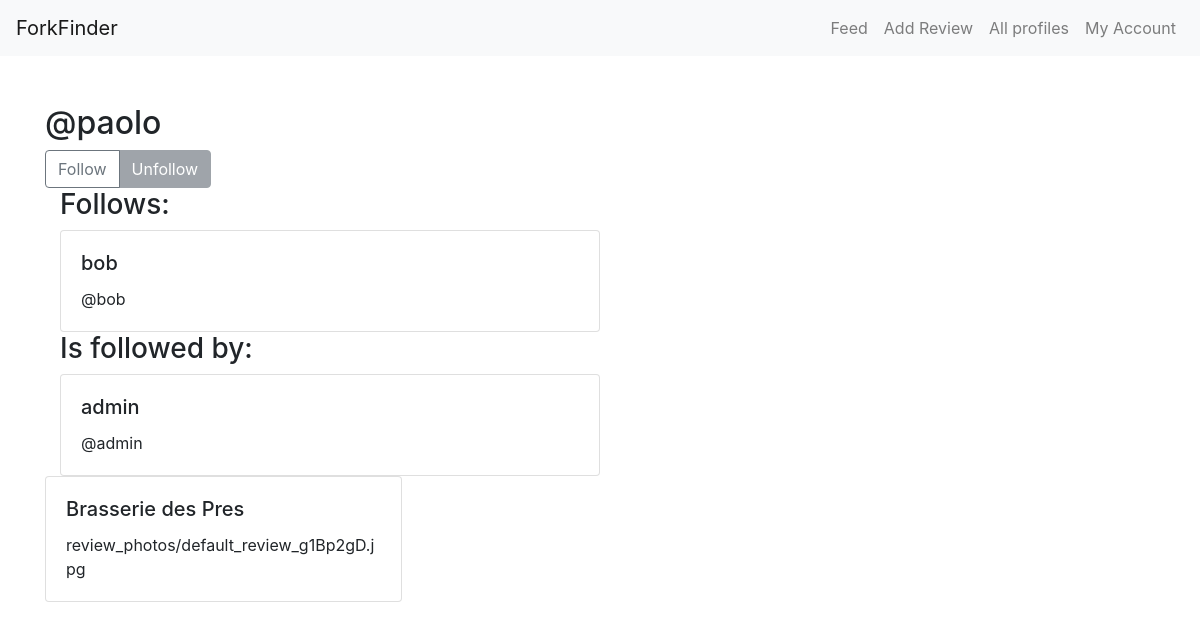
The page /profile/2 on the database its author committed.
### core/models.py (models this page shows, shortened)
class Profile(models.Model):
    user = models.OneToOneField(User, on_delete=models.CASCADE)
    follows = models.ManyToManyField(
        "self",
        related_name="followed_by",
        symmetrical=False,
        blank=True
    )

class Review(models.Model):
    user= models.ForeignKey(
        User, related_name="reviews", on_delete=models.CASCADE)
    restaurant = models.ForeignKey(
        Restaurant, on_delete=models.CASCADE)
    body = models.CharField(max_length=140)
    rating = models.PositiveSmallIntegerField()
    photo = models.ImageField(upload_to='review_photos/')
    created_at = models.DateTimeField(auto_now_add=True)

class Restaurant(models.Model):
    name = models.CharField(max_length=60)  #modify with API
    location = models.CharField(max_length=60)

### core/views.py (the view, shortened to what this page needs)
# urls.py: path("profile/<int:pk>", profile_view, name="profile"),
def profile_view(request,pk):
    profile = Profile.objects.get(pk=pk)
    return render(request, "profile.html", {"profile": profile})

### templates/profile.html (shortened to what this page needs)
{% extends "base.html" %}
{% block content %}
<h2>@{{ profile.user.username }}</h2>
<form method="post">
    <div class="btn-group" role="group" aria-label="Basic example">
        {% if profile in user.profile.follows.all %}
            <button type="button" class="btn btn-outline-secondary" disabled>Follow</button>
            <button type="submit" class="btn btn-secondary" name="follow" value="unfollow">Unfollow</button>
        {% else %}
            <button type="submit" class="btn btn-outline-secondary" name="follow" value="follow">Follow</button>
            <button type="button" class="btn btn-secondary" disabled>Unfollow</button>
        {% endif %}
    </div>
</form>
<div class="container">
    <h3>Follows:</h3>
    {% for following in profile.follows.all %}
        <div class="card w-50">
            <div class="card-body">
                <h5 class="card-title">{{ following.user.username }}</h5>
                <p class="card-text">@{{ following.user.username|lower }}</p>
            </div>
        </div>
    {% endfor %}
</div>
<div class="container">
    <h3>Is followed by:</h3>
    {% for followed_by in profile.followed_by.all %}
        <div class="card w-50">
            <div class="card-body">
                <h5 class="card-title">{{ followed_by.user.username }}</h5>
                <p class="card-text">@{{ followed_by.user.username|lower }}</p>
            </div>
        </div>
    {% endfor %}
</div>
<div class="card-columns">
    {% for review in profile.user.reviews.all %}
    <div class="card mb-4">
        <div class="card-body">
            <h5 class="card-title">{{ review.restaurant.name }}</h5>
            <p class="card-text">{{ review.photo }}</p>
        </div>
    </div>
    {% endfor %}
</div>
{% endblock %}

### templates/base.html (style rules this page uses)
.card-columns { column-count: 3; }

### rows shown on the page
Profile: user.username "paolo"
Profile: user.username "bob"
Profile: user.username "admin"
Review: restaurant.name "Brasserie des Pres", photo "review_photos/default_review_g1Bp2gD.jpg"
